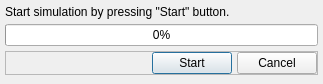
<?xml version="1.0" encoding="UTF-8"?>
<ui version="4.0">
 <class>CSimulationDialog</class>
 <widget class="QDialog" name="CSimulationDialog">
  <property name="geometry">
   <rect>
    <x>0</x>
    <y>0</y>
    <width>323</width>
    <height>84</height>
   </rect>
  </property>
  <property name="windowTitle">
   <string>Simulation...</string>
  </property>
  <layout class="QVBoxLayout" name="mainLayout">
   <property name="spacing">
    <number>5</number>
   </property>
   <property name="margin">
    <number>5</number>
   </property>
   <item>
    <widget class="QLabel" name="lblStatus">
     <property name="text">
      <string>Start simulation by pressing &quot;Start&quot; button.</string>
     </property>
     <property name="alignment">
      <set>Qt::AlignLeading|Qt::AlignLeft|Qt::AlignTop</set>
     </property>
     <property name="wordWrap">
      <bool>true</bool>
     </property>
    </widget>
   </item>
   <item>
    <widget class="QProgressBar" name="pbProgress">
     <property name="value">
      <number>0</number>
     </property>
    </widget>
   </item>
   <item>
    <widget class="QFrame" name="frmActions">
     <property name="frameShape">
      <enum>QFrame::StyledPanel</enum>
     </property>
     <property name="frameShadow">
      <enum>QFrame::Raised</enum>
     </property>
     <layout class="QHBoxLayout" name="frmActionsLayout" stretch="1,0,0">
      <property name="spacing">
       <number>5</number>
      </property>
      <property name="margin">
       <number>0</number>
      </property>
      <item>
       <spacer name="frmActionsSpacer">
        <property name="orientation">
         <enum>Qt::Horizontal</enum>
        </property>
        <property name="sizeHint" stdset="0">
         <size>
          <width>40</width>
          <height>20</height>
         </size>
        </property>
       </spacer>
      </item>
      <item>
       <widget class="QPushButton" name="btnStart">
        <property name="text">
         <string>Start</string>
        </property>
       </widget>
      </item>
      <item>
       <widget class="QPushButton" name="btnCancel">
        <property name="enabled">
         <bool>true</bool>
        </property>
        <property name="text">
         <string>Cancel</string>
        </property>
       </widget>
      </item>
     </layout>
    </widget>
   </item>
   <item>
    <spacer name="verticalSpacer">
     <property name="orientation">
      <enum>Qt::Vertical</enum>
     </property>
     <property name="sizeHint" stdset="0">
      <size>
       <width>20</width>
       <height>40</height>
      </size>
     </property>
    </spacer>
   </item>
  </layout>
 </widget>
 <layoutdefault spacing="6" margin="11"/>
 <resources/>
 <connections>
  <connection>
   <sender>btnStart</sender>
   <signal>clicked()</signal>
   <receiver>CSimulationDialog</receiver>
   <slot>start()</slot>
   <hints>
    <hint type="sourcelabel">
     <x>199</x>
     <y>61</y>
    </hint>
    <hint type="destinationlabel">
     <x>161</x>
     <y>41</y>
    </hint>
   </hints>
  </connection>
  <connection>
   <sender>btnCancel</sender>
   <signal>clicked()</signal>
   <receiver>CSimulationDialog</receiver>
   <slot>cancel()</slot>
   <hints>
    <hint type="sourcelabel">
     <x>279</x>
     <y>61</y>
    </hint>
    <hint type="destinationlabel">
     <x>161</x>
     <y>41</y>
    </hint>
   </hints>
  </connection>
 </connections>
 <slots>
  <slot>start()</slot>
  <slot>cancel()</slot>
 </slots>
</ui>
